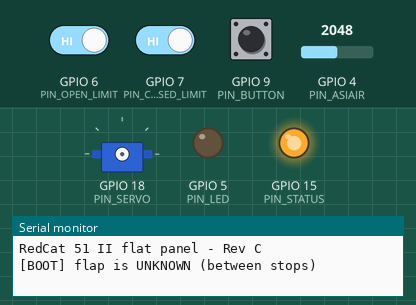
Simulated run of this sketch. Board: ESP32-S3. On the bench: servo, output pins drawn as LEDs (lit = HIGH), the last lines printed to the serial monitor. Dashed ring = blinking. The test bench sets the inputs (shaded band); at power-on: GPIO 4 (PIN_ASIAIR) = 2048, GPIO 9 (PIN_BUTTON) HIGH, GPIO 7 (PIN_CLOSED_LIMIT) HIGH, GPIO 6 (PIN_OPEN_LIMIT) HIGH (analog values on the 0–4095 scale).

Above: at 1.4 s.
1.5 s: GPIO 4 (PIN_ASIAIR) set to 0
4.5 s: GPIO 9 (PIN_BUTTON) pulled LOW for 1 s
At 5.8 s:
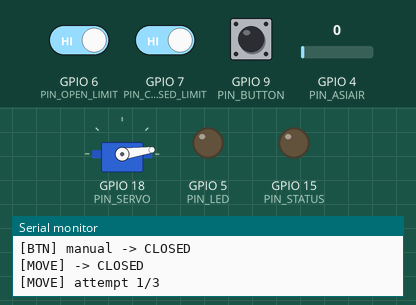
7.9 s: GPIO 4 (PIN_ASIAIR) set to 491
10.9 s: GPIO 7 (PIN_CLOSED_LIMIT) driven LOW
At 10.9 s:
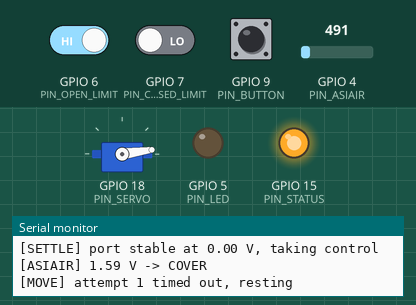
12.6 s: GPIO 4 (PIN_ASIAIR) set to 1228
At 13.7 s:
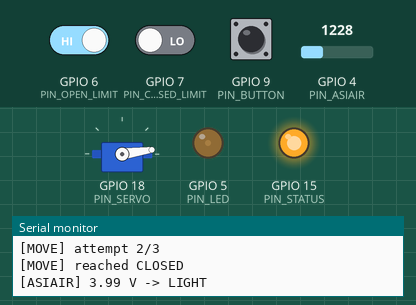
14.1 s: GPIO 9 (PIN_BUTTON) pulled LOW for 1 s
At 15.8 s:
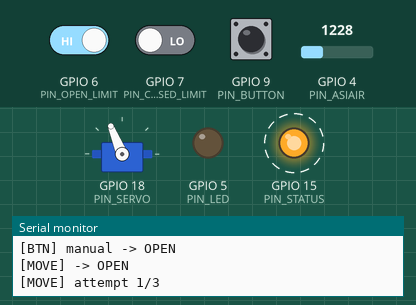
Timing chart, 0 to 18.5 s (numbered marks = the images above; inputs shaded):
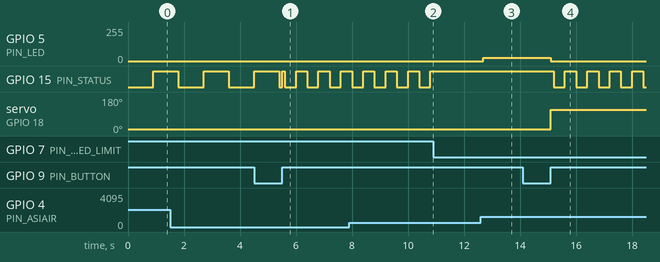

Measured:
- after the input at 4.5 s, servo on GPIO 18 (PIN_SERVO): stays 8° (without the input it goes to 112° after 3.2 s)
- after the input at 10.9 s, GPIO 15 (PIN_STATUS): stops changing and stays HIGH
- after the input at 12.6 s, GPIO 5 (PIN_LED): 0/255 → 24/255 after 0.09 s
- after the input at 14.1 s, GPIO 5 (PIN_LED): 24/255 → 0/255 after 1.0 s; GPIO 15 (PIN_STATUS): alternates HIGH for 0.40 s and LOW for 0.40 s, starting after 1.1 s; servo on GPIO 18 (PIN_SERVO): 8° → 112° after 1.0 s

The sketch:

redcat_flat_panel.ino
```cpp
// ===========================================================================
// RedCat 51 II automated flat panel - Revision C firmware
// ESP32-S3-WROOM-1, Arduino-ESP32 core 3.x, ESP32Servo library
//
// WHAT CHANGED FROM REV B, AND WHY
// ---------------------------------
// 1. THE ASIAIR INPUT IS NO LONGER A DUTY-CYCLE MEASUREMENT.
//    Rev B called pulseIn() on an opto-isolator to recover the ASIAIR's PWM
//    duty. That cannot work on an ASIAIR Plus:
//      - the Plus capacitively filters its power outputs, so with the ~5 mA
//        the Rev B opto drew, the port never falls away from 12 V and every
//        slider position reads as 100 %;
//      - the port period is 20 ms, and Rev B's pulseIn timeout was 30 ms, so
//        a missed edge returned 0 -> "command 0" -> the flap flung open in
//        the middle of a flat sequence.
//    Rev C loads the port properly and measures its AVERAGE VOLTAGE on an
//    ADC. The same filtering that destroys duty-sniffing is exactly what makes
//    the average track the slider: 50 % reads ~6 V, 100 % reads ~12 V.
//
// 2. A FAILED MOVE NO LONGER RETRIES FOREVER.
//    Rev B's moveFlap() set isClosed=false on timeout regardless of which way
//    it was moving. A jammed flap therefore reported "open", so the next loop
//    pass commanded "close" again, ~50 ms later, forever - holding a stalled
//    DS3218 at ~2.7 A until something gave up. Rev C latches a FAULT after
//    MAX_MOVE_ATTEMPTS, detaches the servo, and refuses to move again until a
//    human clears it.
//
// 3. THE MOVE IS NON-BLOCKING. Rev B blocked inside moveFlap() for up to 5 s
//    with interrupts servicing nothing, so the button was dead during a move.
//
// 4. THE ASIAIR BOOT TRANSIENT IS HANDLED. Every ASIAIR drives all power
//    ports to FULL for a few seconds at boot, before it loads its saved port
//    settings. Rev B would have read that as "100 % - close and light up".
//    Rev C ignores the input until it has been stable for SETTLE_MS.
//
// 5. THRESHOLDS NO LONGER COLLIDE. Rev B used 3 % / 8 % boundaries when the
//    ASIAIR slider's minimum non-zero step is 5 %, and had no hysteresis, so
//    a reading sitting on a boundary would dither the flap open/closed.
// ===========================================================================

#include <ESP32Servo.h>

// --------------------------------------------------------------------------
// Pin map - matches the Rev C PCB (unchanged from Rev B; it was correct)
// --------------------------------------------------------------------------
constexpr int PIN_ASIAIR       = 4;   // ADC1_CH3 - divided average of the port
constexpr int PIN_LED          = 5;   // panel MOSFET gate, 20 kHz
constexpr int PIN_OPEN_LIMIT   = 6;   // NO to GND: LOW = at the open stop
constexpr int PIN_CLOSED_LIMIT = 7;   // NO to GND: LOW = at the closed stop
constexpr int PIN_BUTTON       = 9;   // NO to GND
constexpr int PIN_SERVO        = 18;
constexpr int PIN_STATUS       = 15;

// --------------------------------------------------------------------------
// Servo travel
// --------------------------------------------------------------------------
constexpr int OPEN_ANGLE   = 112;
constexpr int CLOSED_ANGLE = 8;

// --------------------------------------------------------------------------
// ASIAIR input scaling
//
// Divider on the board is 10k (top) / 3.3k (bottom), so the ADC sees
//   V_adc = V_port * 3.3 / 13.3 = V_port * 0.2481
// and 12 V at the port -> 2.977 V at the pin, just inside the ESP32-S3's
// ~3.1 V full scale at 12 dB attenuation.
//
// CALIBRATION: if your panel lights at the wrong slider position, put a
// voltmeter on the ASIAIR port at 100 % and set PORT_FULL_V to what you read
// (a "12 V" supply is usually 12.2-13.8 V). Nothing else needs touching.
// --------------------------------------------------------------------------
constexpr float DIVIDER_RATIO = 3.3f / (10.0f + 3.3f);
constexpr float PORT_FULL_V   = 12.0f;

// Command thresholds in PORT VOLTS, not percent - percent is a property of
// the ASIAIR's slider, volts are what this board can actually observe.
// The ASIAIR slider's minimum non-zero position is 5 % (~0.6 V), so "off"
// must sit well below that.
constexpr float V_OPEN_MAX  = 0.80f;  // below this: port off -> park OPEN
constexpr float V_COVER_MAX = 2.80f;  // 0.8-2.8 V: CLOSED, panel dark
constexpr float V_LIGHT_MIN = 3.20f;  // above this: CLOSED, panel lit
constexpr float V_HYST      = 0.30f;  // applied at every boundary

// --------------------------------------------------------------------------
// Timing / limits
// --------------------------------------------------------------------------
constexpr unsigned long MOVE_TIMEOUT_MS  = 4000;  // one attempt
constexpr unsigned long MOVE_REST_MS     = 1500;  // servo OFF between attempts
constexpr int           MAX_MOVE_ATTEMPTS = 3;
constexpr unsigned long LIMIT_DEBOUNCE_MS = 40;
constexpr unsigned long SETTLE_MS        = 6000;  // ASIAIR boot transient
constexpr unsigned long BUTTON_DEBOUNCE_MS = 250;
constexpr unsigned long FAULT_CLEAR_HOLD_MS = 2000;
constexpr unsigned long SAMPLE_INTERVAL_MS = 100;

constexpr int LED_PWM_BITS = 12;
constexpr int LED_PWM_MAX  = (1 << LED_PWM_BITS) - 1;
constexpr int LED_PWM_HZ   = 20000;

// --------------------------------------------------------------------------
// State
// --------------------------------------------------------------------------
enum FlapState : uint8_t { FLAP_UNKNOWN, FLAP_OPEN, FLAP_CLOSED, FLAP_MOVING, FLAP_FAULT };
enum Command   : uint8_t { CMD_OPEN, CMD_COVER, CMD_LIGHT };

Servo flapServo;

FlapState flapState   = FLAP_UNKNOWN;
Command   lastCommand = CMD_OPEN;
bool      manualOverride = false;   // button has taken control from the ASIAIR
bool      manualWantClosed = false;

// move engine
bool          moveActive     = false;
bool          moveWantClosed = false;
int           moveAttempt    = 0;
unsigned long moveStartedMs  = 0;
unsigned long moveRestUntil  = 0;

unsigned long bootMs          = 0;
unsigned long lastSampleMs    = 0;
unsigned long buttonDownMs    = 0;
bool          buttonWasDown   = false;
bool          settled         = false;
float         settleRefV      = 0.0f;
unsigned long settleSinceMs   = 0;

float  ledDuty = 0.0f;
String faultReason = "";

// ===========================================================================
// Panel
// ===========================================================================
// The panel is only ever allowed to light when the cover is CONFIRMED closed.
// An illuminated panel with the cover open points a light source at whatever
// the scope is aimed at, and ruins the sub anyway.
void setLed(float duty) {
  if (flapState != FLAP_CLOSED) duty = 0.0f;
  duty = constrain(duty, 0.0f, 1.0f);
  ledDuty = duty;
  ledcWrite(PIN_LED, (int)(duty * LED_PWM_MAX));
}

// ===========================================================================
// ASIAIR port sensing
// ===========================================================================
// Oversample and take the MEDIAN, then average the middle of the distribution.
// The port is a filtered 20 ms PWM: there is residual ripple, and the ESP32-S3
// SAR ADC is noisy and non-linear near the rails. A median rejects both the
// ripple peaks and the occasional wild sample.
float readPortVolts() {
  constexpr int N = 33;
  uint16_t mv[N];
  for (int i = 0; i < N; i++) {
    mv[i] = analogReadMilliVolts(PIN_ASIAIR);
    delayMicroseconds(600);              // spread across ~20 ms = one period
  }
  // insertion sort - N is tiny
  for (int i = 1; i < N; i++) {
    uint16_t k = mv[i];
    int j = i - 1;
    while (j >= 0 && mv[j] > k) { mv[j + 1] = mv[j]; j--; }
    mv[j + 1] = k;
  }
  // mean of the middle third
  uint32_t acc = 0;
  int lo = N / 3, hi = N - N / 3;
  for (int i = lo; i < hi; i++) acc += mv[i];
  float vAdc = (acc / (float)(hi - lo)) / 1000.0f;
  return vAdc / DIVIDER_RATIO;
}

// Hysteresis: a boundary only counts if we cross it by V_HYST in the
// direction we are not already in.
Command classify(float v, Command prev) {
  float openMax  = V_OPEN_MAX  + (prev == CMD_OPEN  ? V_HYST : 0.0f);
  float coverMax = V_COVER_MAX + (prev == CMD_COVER ? V_HYST : 0.0f);
  float lightMin = V_LIGHT_MIN - (prev == CMD_LIGHT ? V_HYST : 0.0f);

  if (v < openMax)  return CMD_OPEN;
  if (v < coverMax) return CMD_COVER;
  if (v >= lightMin) return CMD_LIGHT;
  return prev == CMD_LIGHT ? CMD_LIGHT : CMD_COVER;  // inside the dead band
}

float brightnessFor(float v) {
  float span = (PORT_FULL_V - 0.5f) - V_LIGHT_MIN;
  if (span <= 0.1f) return 1.0f;
  return constrain((v - V_LIGHT_MIN) / span, 0.0f, 1.0f);
}

// ===========================================================================
// Limit switches
// ===========================================================================
bool limitAsserted(int pin) {
  if (digitalRead(pin) != LOW) return false;
  delay(LIMIT_DEBOUNCE_MS);
  return digitalRead(pin) == LOW;
}

// ===========================================================================
// Move engine - non-blocking, bounded retries, latching fault
// ===========================================================================
void enterFault(const char *why) {
  flapServo.detach();
  moveActive = false;
  flapState  = FLAP_FAULT;
  faultReason = why;
  ledcWrite(PIN_LED, 0);
  ledDuty = 0.0f;
  Serial.printf("[FAULT] %s\n", why);
}

void beginMove(bool wantClosed) {
  if (flapState == FLAP_FAULT) return;
  if (moveActive && moveWantClosed == wantClosed) return;
  ledcWrite(PIN_LED, 0);           // never move a lit panel
  ledDuty = 0.0f;
  moveActive     = true;
  moveWantClosed = wantClosed;
  moveAttempt    = 0;
  moveRestUntil  = 0;
  moveStartedMs  = 0;              // forces attempt 1 to start immediately
  flapState      = FLAP_MOVING;
  Serial.printf("[MOVE] -> %s\n", wantClosed ? "CLOSED" : "OPEN");
}

void serviceMove() {
  if (!moveActive) return;
  unsigned long now = millis();
  if (now < moveRestUntil) return;

  // start an attempt
  if (moveStartedMs == 0) {
    moveAttempt++;
    if (moveAttempt > MAX_MOVE_ATTEMPTS) {
      enterFault(moveWantClosed ? "flap did not reach the CLOSED stop"
                                : "flap did not reach the OPEN stop");
      return;
    }
    flapServo.attach(PIN_SERVO, 500, 2500);
    flapServo.write(moveWantClosed ? CLOSED_ANGLE : OPEN_ANGLE);
    moveStartedMs = now;
    Serial.printf("[MOVE] attempt %d/%d\n", moveAttempt, MAX_MOVE_ATTEMPTS);
    return;
  }

  // arrived?
  int limitPin = moveWantClosed ? PIN_CLOSED_LIMIT : PIN_OPEN_LIMIT;
  if (limitAsserted(limitPin)) {
    delay(120);                    // let it settle onto the stop
    flapServo.detach();            // stop holding torque: no buzz, no heat
    moveActive = false;
    flapState  = moveWantClosed ? FLAP_CLOSED : FLAP_OPEN;
    digitalWrite(PIN_STATUS, flapState == FLAP_CLOSED ? HIGH : LOW);
    Serial.printf("[MOVE] reached %s\n", moveWantClosed ? "CLOSED" : "OPEN");
    return;
  }

  // timed out - back off, de-energise, and try again a bounded number of times
  if (now - moveStartedMs > MOVE_TIMEOUT_MS) {
    flapServo.detach();            // <-- the line Rev B never had
    moveStartedMs = 0;
    moveRestUntil = now + MOVE_REST_MS;
    Serial.printf("[MOVE] attempt %d timed out, resting\n", moveAttempt);
  }
}

// ===========================================================================
// Status LED
//   solid   = closed
//   off     = open
//   slow    = moving
//   fast    = FAULT
// ===========================================================================
void serviceStatusLed() {
  unsigned long t = millis();
  switch (flapState) {
    case FLAP_CLOSED: digitalWrite(PIN_STATUS, HIGH); break;
    case FLAP_OPEN:   digitalWrite(PIN_STATUS, LOW);  break;
    case FLAP_MOVING: digitalWrite(PIN_STATUS, (t / 400) & 1); break;
    case FLAP_FAULT:  digitalWrite(PIN_STATUS, (t / 100) & 1); break;
    default:          digitalWrite(PIN_STATUS, (t / 900) & 1); break;
  }
}

// ===========================================================================
// Button: short press toggles and takes manual control.
//         hold 2 s clears a fault and hands control back to the ASIAIR.
// ===========================================================================
void serviceButton() {
  bool down = (digitalRead(PIN_BUTTON) == LOW);
  unsigned long now = millis();

  if (down && !buttonWasDown) {
    buttonDownMs = now;
  } else if (down && buttonWasDown) {
    if (now - buttonDownMs > FAULT_CLEAR_HOLD_MS && flapState == FLAP_FAULT) {
      Serial.println("[BTN] fault cleared by hold");
      flapState = FLAP_UNKNOWN;
      faultReason = "";
      manualOverride = false;
      settled = false;             // re-settle before trusting the ASIAIR
      settleSinceMs = now;
      buttonDownMs = now + 3600000UL;   // don't retrigger on this press
    }
  } else if (!down && buttonWasDown) {
    unsigned long held = now - buttonDownMs;
    if (held > BUTTON_DEBOUNCE_MS && held < FAULT_CLEAR_HOLD_MS &&
        flapState != FLAP_FAULT) {
      manualOverride   = true;
      manualWantClosed = !(flapState == FLAP_CLOSED);
      Serial.printf("[BTN] manual -> %s\n", manualWantClosed ? "CLOSED" : "OPEN");
      beginMove(manualWantClosed);
    }
  }
  buttonWasDown = down;
}

// ===========================================================================
void setup() {
  Serial.begin(115200);
  delay(200);
  Serial.println("\nRedCat 51 II flat panel - Rev C");

  pinMode(PIN_OPEN_LIMIT,   INPUT_PULLUP);
  pinMode(PIN_CLOSED_LIMIT, INPUT_PULLUP);
  pinMode(PIN_BUTTON,       INPUT_PULLUP);
  pinMode(PIN_STATUS,       OUTPUT);
  digitalWrite(PIN_STATUS, LOW);

  // ADC1_CH3 on GPIO4. 12 dB attenuation -> ~0-3.1 V usable.
  analogSetPinAttenuation(PIN_ASIAIR, ADC_11db);
  analogReadResolution(12);

  ledcAttach(PIN_LED, LED_PWM_HZ, LED_PWM_BITS);
  ledcWrite(PIN_LED, 0);

  bootMs        = millis();
  settleSinceMs = bootMs;
  settleRefV    = readPortVolts();

  // Do NOT move on boot. Rev B blindly drove to OPEN in setup(), which slams
  // the flap against its stop before anyone has checked the mechanism, and
  // does it every time the ASIAIR's own 12 V rail browns out on mount slew.
  // Instead, adopt whatever state the limit switches say we are already in.
  if (limitAsserted(PIN_CLOSED_LIMIT))    flapState = FLAP_CLOSED;
  else if (limitAsserted(PIN_OPEN_LIMIT)) flapState = FLAP_OPEN;
  else                                    flapState = FLAP_UNKNOWN;
  Serial.printf("[BOOT] flap is %s\n",
                flapState == FLAP_CLOSED ? "CLOSED" :
                flapState == FLAP_OPEN   ? "OPEN" : "UNKNOWN (between stops)");
}

void loop() {
  serviceButton();
  serviceMove();
  serviceStatusLed();

  if (millis() - lastSampleMs < SAMPLE_INTERVAL_MS) return;
  lastSampleMs = millis();

  float v = readPortVolts();

  // --- ASIAIR boot transient guard -------------------------------------
  // All ASIAIR power ports come up at FULL for a few seconds before the saved
  // per-port settings are applied. Refuse to act on the input until it has
  // held still for SETTLE_MS.
  if (!settled) {
    if (fabsf(v - settleRefV) > 0.6f) {
      settleRefV    = v;
      settleSinceMs = millis();
    } else if (millis() - settleSinceMs > SETTLE_MS) {
      settled     = true;
      lastCommand = classify(v, CMD_OPEN);
      Serial.printf("[SETTLE] port stable at %.2f V, taking control\n", v);
    }
    return;
  }

  Command cmd = classify(v, lastCommand);

  if (cmd != lastCommand) {
    Serial.printf("[ASIAIR] %.2f V -> %s\n", v,
                  cmd == CMD_OPEN ? "OPEN" : cmd == CMD_COVER ? "COVER" : "LIGHT");
    // any deliberate ASIAIR change takes control back from the button
    manualOverride = false;
    lastCommand = cmd;
  }

  if (flapState == FLAP_FAULT || manualOverride) return;

  switch (cmd) {
    case CMD_OPEN:
      setLed(0.0f);
      if (flapState != FLAP_OPEN && !moveActive) beginMove(false);
      break;
    case CMD_COVER:
      setLed(0.0f);
      if (flapState != FLAP_CLOSED && !moveActive) beginMove(true);
      break;
    case CMD_LIGHT:
      if (flapState != FLAP_CLOSED) {
        if (!moveActive) beginMove(true);   // setLed() refuses until confirmed
      } else {
        setLed(brightnessFor(v));
      }
      break;
  }
}
```
